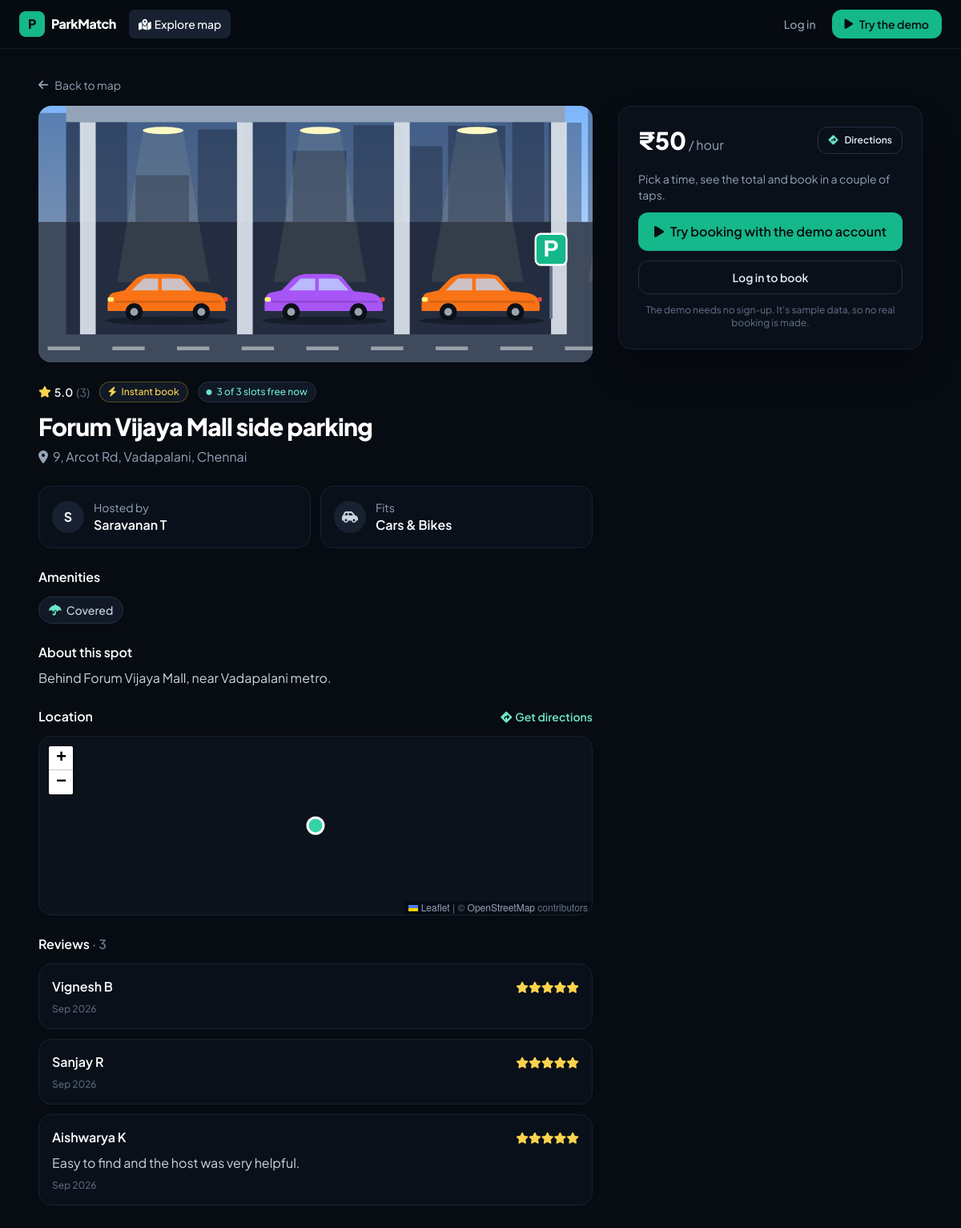
Screenshot of /parker/spots/181/ with the database file from the repository.
### parker_main/models.py (models this page shows, shortened)
class ParkingSpot(models.Model):
    landlord = models.ForeignKey(Landlord, on_delete=models.CASCADE, related_name="spots")
    title = models.CharField(max_length=120)
    description = models.TextField(blank=True)
    address = models.CharField(max_length=255)
    city = models.CharField(max_length=100, blank=True)
    latitude = models.FloatField()
    longitude = models.FloatField()
    photo = models.ImageField(upload_to="spot_photos/", null=True, blank=True)
    hourly_rate = models.DecimalField(max_digits=7, decimal_places=2, validators=[MinValueValidator(Decimal("1"))])
    capacity = models.PositiveSmallIntegerField(default=1, validators=[MinValueValidator(1), MaxValueValidator(500)])
    accepts_car = models.BooleanField(default=True)
    accepts_bike = models.BooleanField(default=True)
    is_covered = models.BooleanField("Covered", default=False)
    has_cctv = models.BooleanField("CCTV", default=False)
    has_ev_charging = models.BooleanField("EV charging", default=False)
    has_guard = models.BooleanField("Security guard", default=False)
    instant_book = models.BooleanField(default=False, help_text="Confirm bookings automatically, no approval needed.")
    is_active = models.BooleanField(default=True)
    created_at = models.DateTimeField(auto_now_add=True)
    class Meta:
        ordering = ["-created_at"]
    AMENITIES = [
        ("is_covered", "Covered", "fa-umbrella"),
        ("has_cctv", "CCTV", "fa-video"),
        ("has_ev_charging", "EV charging", "fa-charging-station"),
        ("has_guard", "Guarded", "fa-user-shield"),
    ]
    @property
    def amenities(self):
        return [(label, icon) for field, label, icon in self.AMENITIES if getattr(self, field)]
    def overlapping(self, start, end, statuses=None, exclude_id=None):
        qs = self.bookings.filter(
            status__in=statuses or [Booking.PENDING, Booking.CONFIRMED],
            start__lt=end,
            end__gt=start,
        )
        if exclude_id:
            qs = qs.exclude(pk=exclude_id)
        return qs
    def free_slots(self, start, end, statuses=None, exclude_id=None):
        return max(self.capacity - self.overlapping(start, end, statuses, exclude_id).count(), 0)
    def free_now(self):
        now = timezone.now()
        return self.free_slots(now, now + timezone.timedelta(minutes=1), [Booking.CONFIRMED])
    def rating_summary(self):
        return Review.objects.filter(booking__spot=self).aggregate(avg=Avg("rating"), count=Count("id"))

class Review(models.Model):
    booking = models.OneToOneField(Booking, on_delete=models.CASCADE, related_name="review")
    rating = models.PositiveSmallIntegerField(validators=[MinValueValidator(1), MaxValueValidator(5)])
    comment = models.TextField(blank=True, max_length=600)
    created_at = models.DateTimeField(auto_now_add=True)
    class Meta:
        ordering = ["-created_at"]

class Booking(models.Model):
    PENDING, CONFIRMED, REJECTED, CANCELLED = "pending", "confirmed", "rejected", "cancelled"
    STATUS_CHOICES = [
        (PENDING, "Awaiting approval"),
        (CONFIRMED, "Confirmed"),
        (REJECTED, "Declined"),
        (CANCELLED, "Cancelled"),
    ]
    parker = models.ForeignKey(Parker, on_delete=models.CASCADE, related_name="bookings")
    spot = models.ForeignKey(ParkingSpot, on_delete=models.CASCADE, related_name="bookings")
    start = models.DateTimeField()
    end = models.DateTimeField()
    vehicle_type = models.CharField(max_length=10, choices=Parker.VEHICLE_CHOICES)
    vehicle_number = models.CharField(max_length=20)
    total_price = models.DecimalField(max_digits=9, decimal_places=2)
    status = models.CharField(max_length=10, choices=STATUS_CHOICES, default=PENDING)
    created_at = models.DateTimeField(auto_now_add=True)
    class Meta:
        ordering = ["-start"]

### Authentication/models.py (models this page shows, shortened)
class PinMixin:
    """Stores the 4-digit PIN hashed, and upgrades any legacy plain-text PIN on login."""

class Landlord(PinMixin, models.Model):
    name = models.CharField(max_length=255)
    email = models.EmailField(unique=True)
    phone = models.CharField(max_length=15, unique=True)
    pincode = models.CharField(max_length=10, blank=True, default="")
    address = models.TextField(blank=True, default="")
    area = models.CharField(max_length=255, blank=True, default="")
    landmark = models.CharField(max_length=255, blank=True, null=True)
    city = models.CharField(max_length=100, blank=True, default="")
    state = models.CharField(max_length=100, blank=True, default="")
    country = models.CharField(max_length=100, blank=True, default="India")
    pin = models.CharField(max_length=255)
    latitude = models.DecimalField(max_digits=12, decimal_places=10, null=True, blank=True)
    longitude = models.DecimalField(max_digits=13, decimal_places=10, null=True, blank=True)
    profile_image = models.ImageField(upload_to='landlord_images/', null=True, blank=True)
    joined_at = models.DateTimeField(auto_now_add=True, null=True)

class Parker(PinMixin, models.Model):
    VEHICLE_CHOICES = [('car', 'Car'), ('bike', 'Bike')]
    name = models.CharField(max_length=100)
    email = models.EmailField(unique=True)
    phone = models.CharField(max_length=15, unique=True)
    vehicle_type = models.CharField(max_length=10, choices=VEHICLE_CHOICES, default="car")
    vehicle_number = models.CharField(max_length=20, unique=True)
    pin = models.CharField(max_length=128)
    registered_at = models.DateTimeField(auto_now_add=True)

### parker_main/views.py (the view)
# urls.py: path('spots/<int:spot_id>/', views.spot_detail, name='spot_detail'),
def spot_detail(request, spot_id):
    spot = get_object_or_404(ParkingSpot.objects.select_related("landlord"), pk=spot_id)
    parker = _current_parker(request)
    if request.method == "POST" and not parker:
        messages.info(request, "Log in as a parker, or try the demo, to book this spot.")
        return redirect(f"{reverse('login')}?{urlencode({'role': 'parker', 'next': request.path})}")
    if request.method == "POST":
        form = BookingForm(request.POST, spot=spot, parker=parker)
        if form.is_valid():
            with transaction.atomic():
                booking = form.save()
            if booking.status == Booking.CONFIRMED:
                messages.success(request, f"You're booked! Your pass {booking.code} is ready.")
            else:
                messages.success(request, f"Request sent to {spot.landlord.name.split()[0]}. We'll show it here once they respond.")
            return redirect("parker_bookings")
    else:
        form = BookingForm(spot=spot, parker=parker) if parker else None
    return render(request, "parker/spot_detail.html", {
        "spot": spot,
        "form": form,
        "rating": spot.rating_summary(),
        "reviews": Review.objects.filter(booking__spot=spot).select_related("booking__parker")[:10],
        "free_now": spot.free_now(),
        "accepts_my_vehicle": spot.accepts(parker.vehicle_type) if parker else True,
    })

### Authentication/auth.py (called while the page is built)
def current_user(request):
    if not hasattr(request, "_pm_user"):
        role = request.session.get("role")
        model = ROLES.get(role)
        user = model.objects.filter(pk=request.session.get("user_id")).first() if model else None
        request._pm_user = (role, user) if user else (None, None)
    return request._pm_user

def user_context(request):
    from django.conf import settings
    from .demo import is_demo
    role, user = current_user(request)
    return {
        "pm_role": role,
        "pm_user": user,
        "pm_is_demo": is_demo(user),
        "pm_demo_mode": settings.DEMO_MODE,
        "project_author": settings.PROJECT_AUTHOR,
        "project_repo_url": settings.PROJECT_REPO_URL,
    }

### Authentication/demo.py (called while the page is built)
def is_demo(user):
    return bool(user) and user.phone in DEMO_PHONES

### parker_main/views.py (called while the page is built)
def _current_parker(request):
    role, user = current_user(request)
    return user if role == "parker" else None

### templates/parker/spot_detail.html (shortened to what this page needs)
{% extends "base.html" %}
{% block head %}
<link rel="stylesheet" href="https://cdnjs.cloudflare.com/ajax/libs/leaflet/1.9.4/leaflet.min.css">
{% endblock %}
{% block content %}
<div class="mx-auto max-w-6xl px-4 py-8 sm:px-6">
  <a href="{% url 'Parker_main' %}" class="mb-4 inline-flex items-center gap-2 text-sm text-slate-400 hover:text-white"><i class="fa-solid fa-arrow-left"></i> Back to map</a>
  <div class="grid grid-cols-1 gap-8 lg:grid-cols-[1fr_380px]">
    <div class="min-w-0 space-y-6">
      <div class="relative h-64 overflow-hidden rounded-2xl bg-ink-850 sm:h-80">
        {% if spot.photo %}<img src="{{ spot.photo.url }}" alt="{{ spot.title }}" class="h-full w-full object-cover object-[center_92%]">
        {% else %}<div class="grid h-full w-full place-items-center bg-gradient-to-br from-ink-700 via-ink-850 to-ink-900"><i class="fa-solid {% if spot.is_covered %}fa-warehouse{% else %}fa-square-parking{% endif %} text-6xl text-ink-600"></i></div>{% endif %}
      </div>
      <div>
        <div class="flex flex-wrap items-center gap-3">
          {% include "partials/stars.html" with avg=rating.avg count=rating.count %}
          {% if spot.instant_book %}<span class="chip border-amber-400/30 text-amber-300"><i class="fa-solid fa-bolt"></i> Instant book</span>{% endif %}
          <span class="chip {% if free_now %}text-brand-300{% else %}text-rose-300{% endif %}"><i class="fa-solid fa-circle text-[7px]"></i> {{ free_now }} of {{ spot.capacity }} slot{{ spot.capacity|pluralize }} free now</span>
        </div>
        <h1 class="mt-3 text-3xl font-extrabold tracking-tight text-white">{{ spot.title }}</h1>
        <p class="mt-2 text-slate-400"><i class="fa-solid fa-location-dot mr-1.5"></i>{{ spot.address }}{% if spot.city %}, {{ spot.city }}{% endif %}</p>
      </div>
      <div class="grid grid-cols-1 gap-3 sm:grid-cols-2">
        <div class="card flex items-center gap-3 p-4">
          <span class="grid h-10 w-10 place-items-center rounded-full bg-ink-800 font-bold text-white">{{ spot.landlord.name|first|upper }}</span>
          <div><p class="text-sm text-slate-400">Hosted by</p><p class="font-semibold text-white">{{ spot.landlord.name }}</p></div>
        </div>
        <div class="card flex items-center gap-3 p-4">
          <span class="grid h-10 w-10 place-items-center rounded-full bg-ink-800 text-slate-300"><i class="fa-solid {% if spot.accepts_car and spot.accepts_bike %}fa-car-side{% elif spot.accepts_car %}fa-car{% else %}fa-motorcycle{% endif %}"></i></span>
          <div><p class="text-sm text-slate-400">Fits</p><p class="font-semibold text-white">{% if spot.accepts_car %}Cars{% endif %}{% if spot.accepts_car and spot.accepts_bike %} & {% endif %}{% if spot.accepts_bike %}Bikes{% endif %}</p></div>
        </div>
      </div>
      {% if spot.amenities %}
      <div>
        <h2 class="mb-3 font-semibold text-white">Amenities</h2>
        <div class="flex flex-wrap gap-2">{% for label, icon in spot.amenities %}<span class="chip !px-3 !py-1.5 !text-sm"><i class="fa-solid {{ icon }} text-brand-300"></i>{{ label }}</span>{% endfor %}</div>
      </div>
      {% endif %}
      {% if spot.description %}
      <div><h2 class="mb-2 font-semibold text-white">About this spot</h2><p class="whitespace-pre-line text-slate-300">{{ spot.description }}</p></div>
      {% endif %}
      <div>
        <div class="mb-3 flex items-center justify-between"><h2 class="font-semibold text-white">Location</h2><a href="{% url 'spot_directions' spot.id %}" class="text-sm font-semibold text-brand-300 hover:underline"><i class="fa-solid fa-diamond-turn-right mr-1"></i>Get directions</a></div>
        <div id="mini-map" class="h-56 overflow-hidden rounded-2xl border border-ink-800"></div>
      </div>
      <div>
        <h2 class="mb-3 font-semibold text-white">Reviews {% if rating.count %}<span class="text-slate-500">· {{ rating.count }}</span>{% endif %}</h2>
        <div class="space-y-3">
          {% for r in reviews %}
          <div class="card p-4">
            <div class="flex items-center justify-between">
              <p class="font-semibold text-white">{{ r.booking.parker.name }}</p>
              <p class="text-sm text-amber-300">{% for i in "12345" %}<i class="fa-{% if forloop.counter <= r.rating %}solid{% else %}regular{% endif %} fa-star"></i>{% endfor %}</p>
            </div>
            {% if r.comment %}<p class="mt-2 text-slate-300">{{ r.comment }}</p>{% endif %}
            <p class="mt-2 text-xs text-slate-500">{{ r.created_at|date:"M Y" }}</p>
          </div>
          {% empty %}
          <p class="text-sm text-slate-500">No reviews yet — be the first to park here.</p>
          {% endfor %}
        </div>
      </div>
    </div>
    <aside class="lg:sticky lg:top-24 lg:self-start">
      <div class="card p-6 shadow-2xl shadow-black/40">
        <div class="flex items-center justify-between gap-3">
          <p><span class="text-3xl font-extrabold text-white">₹{{ spot.hourly_rate|floatformat:0 }}</span><span class="text-slate-400"> / hour</span></p>
          <a href="{% url 'spot_directions' spot.id %}" class="btn-ghost !px-3 !py-2 text-xs"><i class="fa-solid fa-diamond-turn-right text-brand-300"></i> Directions</a>
        </div>
        {% if not form %}
        <div class="mt-5 space-y-3">
          <p class="text-sm text-slate-400">Pick a time, see the total and book in a couple of taps.</p>
          {% if pm_demo_mode %}
          <form method="post" action="{% url 'demo_login' 'parker' %}">{% csrf_token %}
            <button class="btn-primary w-full py-3 text-base"><i class="fa-solid fa-play"></i> Try booking with the demo account</button>
          </form>
          {% endif %}
          <a href="{% url 'login' %}?role=parker&next={{ request.path|urlencode }}" class="btn-ghost w-full">Log in to book</a>
          <p class="text-center text-xs text-slate-500">The demo needs no sign-up. It's sample data, so no real booking is made.</p>
        </div>
        {% elif not accepts_my_vehicle %}
        <p class="mt-4 rounded-xl border border-amber-400/30 bg-amber-400/10 p-3 text-sm text-amber-200"><i class="fa-solid fa-triangle-exclamation mr-1"></i>This spot doesn't take {{ pm_user.get_vehicle_type_display|lower }}s.</p>
        {% elif not spot.is_active %}
        <p class="mt-4 rounded-xl border border-ink-700 bg-ink-850 p-3 text-sm text-slate-300">The host has paused bookings for now.</p>
        {% endif %}
      </div>
    </aside>
  </div>
</div>
{% endblock %}

### templates/parker/spot_detail.html (style rules this page uses)
.leaflet-container { background:#0c121c }

### rows the page displays
ParkingSpot: photo (picture), capacity "3", title "Forum Vijaya Mall side parking", address "9, Arcot Rd, Vadapalani", city "Chennai", landlord.name|first "S", landlord.name "Saravanan T", is_covered True (drawn), description "Behind Forum Vijaya Mall, near Vadapalani metro.", hourly_rate "50"
Review: booking.parker.name "Vignesh B", rating 5 (drawn), created_at "Sep 2026"
Review: booking.parker.name "Sanjay R", rating 5 (drawn), created_at "Sep 2026"
Review: booking.parker.name "Aishwarya K", rating 5 (drawn), comment "Easy to find and the host was very helpful.", created_at "Sep 2026"

### other values shown
{{ avg|floatformat:1 }} "5.0"
{{ count }} "3"
{{ free_now }} "3"
{{ label }} "Covered"
{{ rating.count }} "3"
